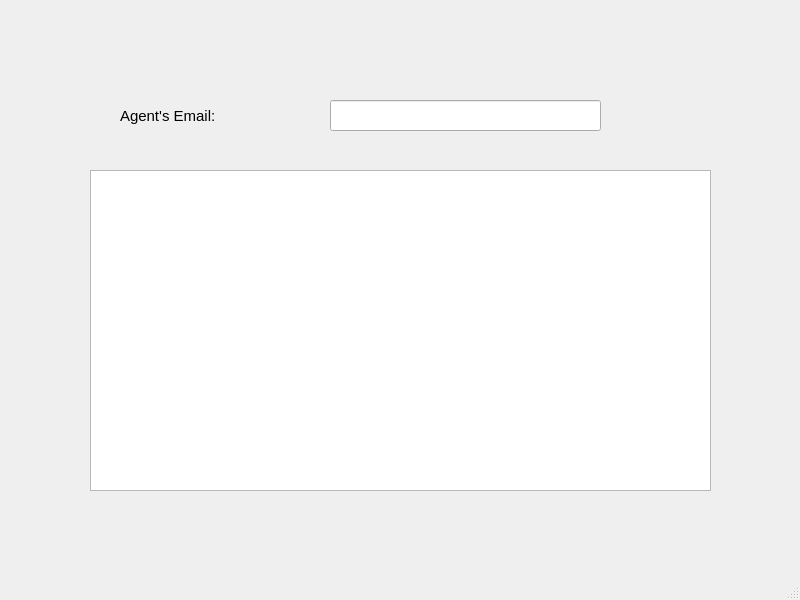
<?xml version="1.0" encoding="UTF-8"?>
<ui version="4.0">
 <class>PropertiesAgent</class>
 <widget class="QMainWindow" name="PropertiesAgent">
  <property name="geometry">
   <rect>
    <x>0</x>
    <y>0</y>
    <width>800</width>
    <height>600</height>
   </rect>
  </property>
  <property name="windowTitle">
   <string>MainWindow</string>
  </property>
  <widget class="QWidget" name="centralwidget">
   <widget class="QLabel" name="label_3">
    <property name="geometry">
     <rect>
      <x>120</x>
      <y>100</y>
      <width>141</width>
      <height>31</height>
     </rect>
    </property>
    <property name="font">
     <font>
      <pointsize>11</pointsize>
     </font>
    </property>
    <property name="text">
     <string>Agent's Email:</string>
    </property>
   </widget>
   <widget class="QLineEdit" name="AgentLine">
    <property name="geometry">
     <rect>
      <x>330</x>
      <y>100</y>
      <width>271</width>
      <height>31</height>
     </rect>
    </property>
   </widget>
   <widget class="QTextBrowser" name="Properties">
    <property name="geometry">
     <rect>
      <x>90</x>
      <y>170</y>
      <width>621</width>
      <height>321</height>
     </rect>
    </property>
   </widget>
  </widget>
  <widget class="QMenuBar" name="menubar">
   <property name="geometry">
    <rect>
     <x>0</x>
     <y>0</y>
     <width>800</width>
     <height>26</height>
    </rect>
   </property>
  </widget>
  <widget class="QStatusBar" name="statusbar"/>
 </widget>
 <resources/>
 <connections/>
</ui>
